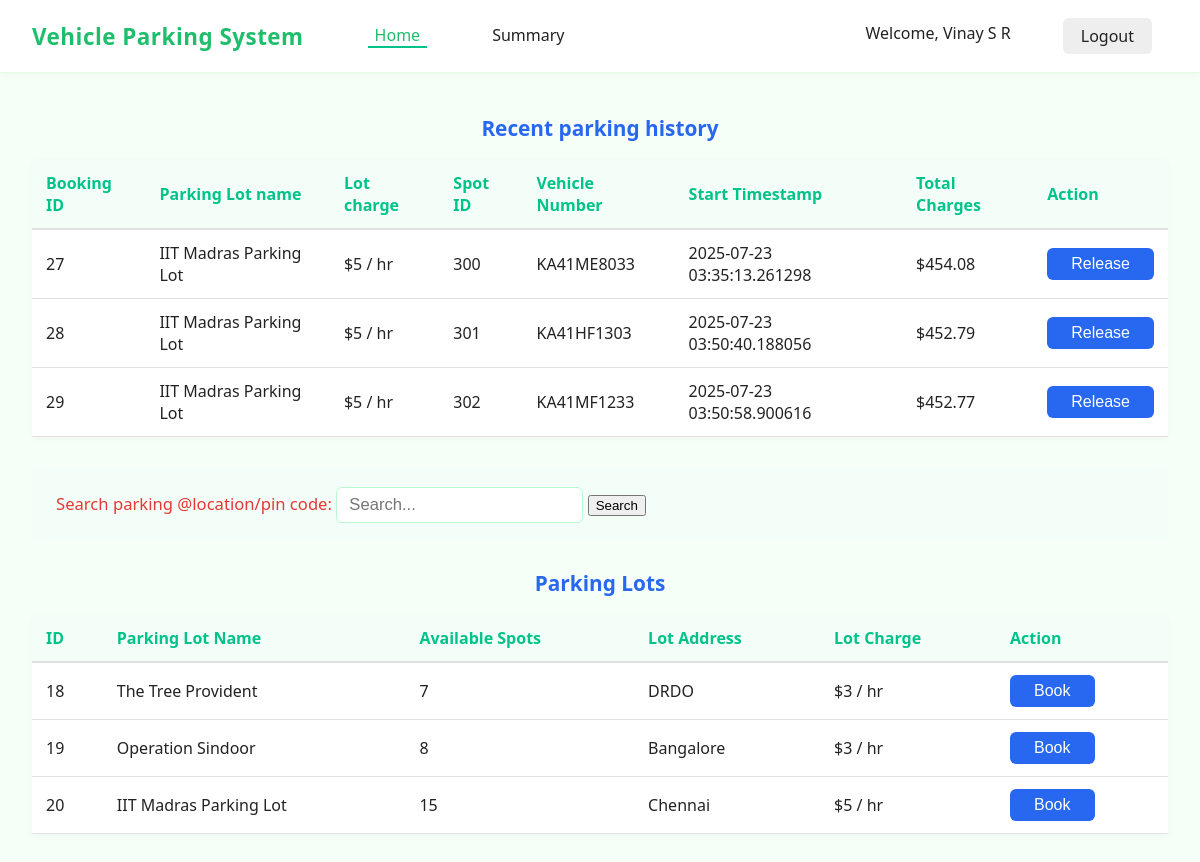
Page /dashboard/user/5 (signed in) on the committed database.
### models/models.py (models this page shows)
class User(db.Model,UserMixin):
    __tablename__ = 'user'
    id = db.Column(db.Integer, primary_key=True, autoincrement=True)
    email = db.Column(db.Text, unique=True, nullable=False)
    password = db.Column(db.Text, nullable=False)
    full_name = db.Column(db.Text, nullable=False)
    address = db.Column(db.Text, nullable=False)
    pincode = db.Column(db.Text, nullable=False)
    vehicle_number = db.Column(db.Text,nullable=True)
    is_admin=db.Column(db.Text,default="user")

class Parking_lot(db.Model):
    __tablename__='parking_lot'
    lot_id=db.Column(db.Integer,primary_key=True,autoincrement=True)
    owner_id = db.Column(db.Integer, db.ForeignKey('user.id', ondelete='CASCADE'))
    lot_name= db.Column(db.Text,nullable=False,unique=True)
    lot_address=db.Column(db.Text,nullable=False)
    lot_spot_count=db.Column(db.Integer,nullable=False)
    lot_price_per_hour=db.Column(db.Integer,nullable=False)
    owner = db.relationship('User', backref=db.backref('parking_lots', passive_deletes=True))
    spots = db.relationship('Parking_spot', backref='lot', cascade="all, delete", passive_deletes=True)
    bookings = db.relationship('Bookings', back_populates='lot', cascade="all, delete", passive_deletes=True)

class Bookings(db.Model):
    __tablename__ = 'bookings'
    booking_id = db.Column(db.Integer, primary_key=True, autoincrement=True)
    spot_id = db.Column(db.Integer, db.ForeignKey('parking_spot.id'), nullable=False)
    lot_id = db.Column(db.Integer, db.ForeignKey('parking_lot.lot_id'), nullable=False)
    user_id = db.Column(db.Integer, db.ForeignKey('user.id'), nullable=False)
    vehicle_number = db.Column(db.String(20),  db.ForeignKey('user.vehicle_number'), nullable=False)
    start_time = db.Column(db.String, default=datetime.utcnow)
    end_time = db.Column(db.String)
    current_status=db.Column(db.Text)
    spot = db.relationship('Parking_spot', backref='bookings')
    lot = db.relationship('Parking_lot', back_populates='bookings')
    user = db.relationship('User', foreign_keys=[user_id], backref='bookings')

### controllers/controllers.py (the view, shortened to what this page needs)
@main.route("/dashboard/user/<id>",methods=['GET','POST'])
@role_required('user')
@login_required
def user_dashboard(id):
    if request.method=="GET":
        user=User.query.filter(User.id==id).first()
        user_data={
                                "name": user.full_name,
                                "address": user.address,
                                "email": user.email,
                                "pincode": user.pincode,
                                "vehicle_number": user.vehicle_number,
                                "id": user.id
                }
        bookings_by_user=Bookings.query.filter_by(user_id=id,current_status='active').all()
        booking_data={}
        for booking in bookings_by_user:
             lot_charge=Parking_lot.query.filter_by(lot_id=booking.lot_id).first().lot_price_per_hour
             lot_name=Parking_lot.query.filter_by(lot_id=booking.lot_id).first().lot_name
             start_time=booking.start_time
             if isinstance(start_time, str):
                start_time = datetime.strptime(start_time, "%Y-%m-%d %H:%M:%S.%f")
             booking_data[booking.booking_id]={
                                                    "spot_id": booking.spot_id,
                                                    "lot_id":  booking.lot_id,
                                                    "user_id": booking.user_id,
                                                    "vehicle_number": booking.vehicle_number,
                                                    "start_time": booking.start_time,
                                                    "current_status":booking.current_status,
                                                    "lot_name":lot_name,
                                                    "lot_charge":lot_charge,
                                                    "total_charges": calculate_charges(datetime.now(),start_time,lot_charge)
                                                 }
        print("booking_data",booking_data)
        parking_locations=Parking_lot.query.all()
        parking_data={}
        for location in parking_locations:
                available_spots=Parking_spot.query.filter_by(lot_id=location.lot_id,is_available="Yes").count()
                parking_data[location.lot_id]={
                                            'lot_name':location.lot_name,
                                            'lot_address':location.lot_address,
                                            'available_spots': available_spots,
                                            'lot_charge': location.lot_price_per_hour
                }
        print(parking_data)
        return render_template('dashboard_user.html',user_data=user_data, parking_data=parking_data,booking_data=booking_data,id=current_user.id,name=current_user.full_name)

### app.py (called while the page is built)
def create_app():
    app = Flask(__name__, template_folder="templates")
    if os.getenv('ENV', 'development') != "production":
        print("Starting Local Development")
        app.config.from_object(LocalDevelopmentConfig)
    else:
        raise Exception("Currently no production config is setup")
    app.register_blueprint(main)
    db.init_app(app)
    login_manager = LoginManager()
    login_manager.login_view = "main.login"
    login_manager.init_app(app)
    @login_manager.user_loader
    def load_user(user_id):
        return User.query.get(int(user_id))
    return app

### controllers/controllers.py (called while the page is built)
def role_required(required_role):
    def decorator(f):
        @wraps(f)
        def decorated_function(*args, **kwargs):
            if not current_user.is_authenticated:
                flash('Please log in to access this page.', 'warning')
                return redirect(url_for('main.login'))
            if required_role == "admin" and current_user.is_admin != "Yes":
                flash('You do not have permission to access this page.', 'danger')
                return redirect(url_for('main.login'))
            return f(*args, **kwargs)
        return decorated_function
    return decorator

def calculate_charges(end_time,start_time,lot_charges):
        charges= ((end_time-start_time).total_seconds()/3600)*lot_charges
        return round(charges,2)

### templates/dashboard_user.html (shortened to what this page needs)
<!DOCTYPE html>
<html lang="en">
<head>
    <link rel="stylesheet" href="{{ url_for('static', filename='css/dashboard_user_style.css') }}">
</head>
<body>
        <nav class="navbar">
        <div class="navbar-left">
            <span class="brand">Vehicle Parking System</span>
                <a href="{{ url_for ('main.user_dashboard',id=user_data.id) }}" class="nav-link active">Home</a>
                <a href="{{ url_for('main.user_summary',user_id=user_data.id) }}" class="nav-link">Summary</a>
        </div>
        <div class="navbar-right">
            <a href="{{ url_for('main.edit_profile',user_id=id )}}" class="welcome" title="Click to edit profile">Welcome, {{ name }}</a>
          <a href="{{ url_for('main.logout') }}" class="logout-btn">Logout</a>
        </div>
        </nav>
    <main>
        <section class="history-section">
            <h2>Recent parking history</h2>
            <table class="stylish-table">
                <thead>
                    <tr>
                        <th>Booking ID</th>
                        <th>Parking Lot name</th>
                        <th> Lot charge</th>
                        <th>Spot ID</th>
                        <th>Vehicle Number</th>
                        <th>Start Timestamp</th>
                        <th>Total Charges</th>
                        <th>Action</th>
                    </tr>
                </thead>
                <tbody>
                   {% if booking_data %}
                        {% for booking_id in booking_data %}
                        <tr>
                            <td>{{ booking_id }}</td>
                            <td>{{ booking_data[booking_id].lot_name }}</td>
                            <td>${{ booking_data[booking_id].lot_charge }} / hr</td>
                            <td>{{ booking_data[booking_id].spot_id }}</td>
                            <td>{{  booking_data[booking_id].vehicle_number }}</td>
                            <td>{{  booking_data[booking_id].start_time }}</td>
                            <td>${{ booking_data[booking_id].total_charges }}</td>
                            {% if booking_data[booking_id].current_status=="active" %}
                            <td><button class="book-btn" onclick="window.location.href='{{ url_for('main.release_spot', user_id=user_data.id, parking_lot_id=booking_data[booking_id].lot_id,spot_id=booking_data[booking_id].spot_id) }}'">Release</button></td>
                            {% endif %}
                        </tr>
                        {% endfor %}
                    {% else %}
                    <tr><td colspan="4">No booking data available.</td></tr>
                    {% endif %}
                </tbody>
            </table>
        </section>
        <section class="search-section">
            <form action="{{ url_for('main.user_dashboard', id=user_data.id) }}" method="post">
            <label for="search">Search parking @location/pin code:</label>
            <input type="text" id="search_location" name="search_location" placeholder="Search..."
            pattern="^[a-zA-Z0-9\s]+$"
            title="Only letters, numbers, and spaces allowed.">
            <button type="submit">Search</button>
            </form>
        </section>
        <section class="lots-section">
            <h2>Parking Lots </h2>
            <table class="stylish-table">
                <thead>
                    <tr>
                        <th>ID</th>
                        <th>Parking Lot Name</th>
                        <th>Available Spots</th>
                        <th>Lot Address</th>
                        <th> Lot Charge</th>
                        <th>Action</th>
                    </tr>
                </thead>
                <tbody>
                    {% if parking_data %}
                            {% for lot_id, location in parking_data.items() %}
                                <tr>
                                    <td>{{ lot_id }}</td>
                                    <td>{{ location.lot_name }}</td>
                                    <td>{{ location.available_spots }}</td>
                                    <td>{{ location.lot_address }}</td>
                                    <td>${{ location.lot_charge }} / hr</td>
                                    <td>
                                        <button class="book-btn" onclick="window.location.href='{{ url_for('main.book_spot', user_id=user_data.id, parking_lot_id=lot_id) }}'">Book</button>
                                    </td>
                                </tr>
                            {% endfor %}
                    {% else %}
                        <tr><td colspan="4">No parking data available.</td></tr>
                    {% endif %}
                </tbody>
            </table>
        </section>
    </main>
</body>
</html>

### static/css/dashboard_user_style.css (style rules this page uses)
body { font-family: 'Segoe UI', Arial, sans-serif; background: #f5fff7; margin: 0; padding: 0; color: #222; }
nav a { text-decoration: none; color: #222; margin: 0 16px; font-weight: 500; padding-bottom: 5px; border-bottom: 2px solid transparent; transition: border 0.2s; }
nav a.active, nav a:hover { border-bottom: 2px solid #00c389; color: #00c389; }
.logout-btn { background: #eee; border: none; border-radius: 6px; padding: 7px 18px; font-size: 1em; cursor: pointer; transition: background 0.2s; }
main { padding: 24px 32px; }
section { margin-bottom: 32px; }
h2 { color: #2867f0; font-size: 1.3em; margin-bottom: 18px; font-weight: 600; text-align: center; }
table { width: 100%; border-collapse: collapse; background: #fff; margin: 0 auto 16px auto; box-shadow: 0 2px 8px rgba(0,0,0,0.03); }
th, td { padding: 12px 14px; text-align: left; }
th { background: #f3fef8; color: #00c389; font-weight: 600; border-bottom: 2px solid #e0e0e0; }
td { border-bottom: 1px solid #e0e0e0; }
.search-section { background: #f3fef8; padding: 18px 24px; border-radius: 8px; margin-bottom: 28px; display: flex; align-items: center; gap: 12px; font-size: 1.04em; }
.search-section label { color: #e53935; font-weight: 500; }
.search-section input[type="text"] { padding: 7px 12px; border: 1px solid #b8f8d1; border-radius: 6px; font-size: 1em; outline: none; min-width: 180px; }
.book-btn { background: #2867f0; color: #fff; border: none; border-radius: 6px; padding: 7px 24px; font-size: 1em; cursor: pointer; transition: background 0.2s; }
.navbar { display: flex; align-items: center; justify-content: space-between; background: #fff; padding: 18px 32px; border-bottom: 1px solid #e7fbe6; box-shadow: 0 2px 8px rgba(0,0,0,0.03); }
.navbar-left { display: flex; align-items: center; gap: 26px; }
.brand { color: #1fbe6c; font-size: 1.4rem; font-weight: 700; margin-right: 22px; letter-spacing: 0.5px; }
.nav-link { color: #222; text-decoration: none; font-weight: 500; padding: 0 7px; transition: color 0.2s; }
.nav-link.active, .nav-link:hover { color: #1fbe6c; }
.navbar-right { display: flex; align-items: center; gap: 20px; }

### rows in the picture
User: full_name "Vinay S R"
Parking_lot: lot_name "IIT Madras Parking Lot" "IIT Madras Parking Lot" "IIT Madras Parking Lot", lot_name "IIT Madras Parking Lot", lot_address "Chennai"
Bookings: spot "300", vehicle_number "KA41ME8033", start_time "2025-07-23 03:35:13.261298"
Bookings: spot "301", vehicle_number "KA41HF1303", start_time "2025-07-23 03:50:40.188056"
Bookings: spot "302", vehicle_number "KA41MF1233", start_time "2025-07-23 03:50:58.900616"
Parking_lot: lot_name "The Tree Provident", lot_address "DRDO"
Parking_lot: lot_name "Operation Sindoor", lot_address "Bangalore"

### other values in the picture
{{ booking_id }} "27" "28" "29"
{{ booking_data[booking_id].lot_charge }} "5" "5" "5"
{{ booking_data[booking_id].total_charges }} "454.08" "452.79" "452.77"
{{ lot_id }} "18" "19" "20"
{{ location.available_spots }} "7" "8" "15"
{{ location.lot_charge }} "3" "3" "5"
